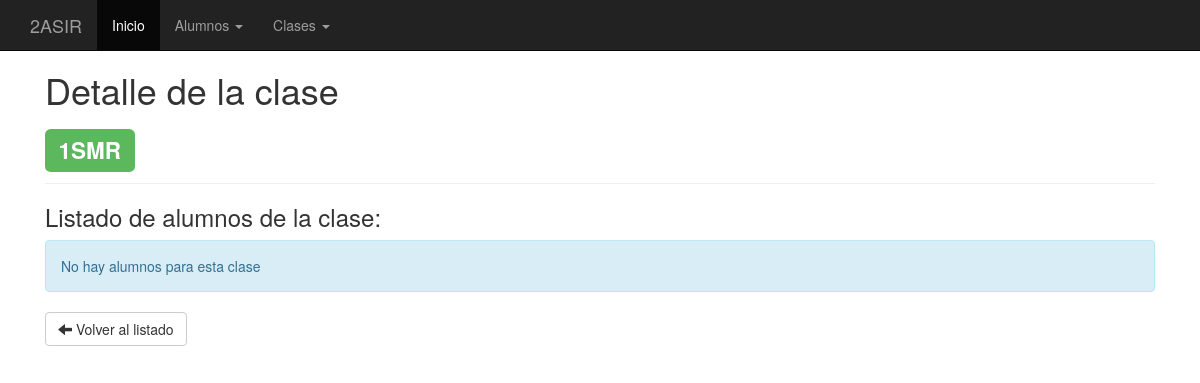
The page /detalle_clase.php?id=1 (signed in) on the database as committed earlier.
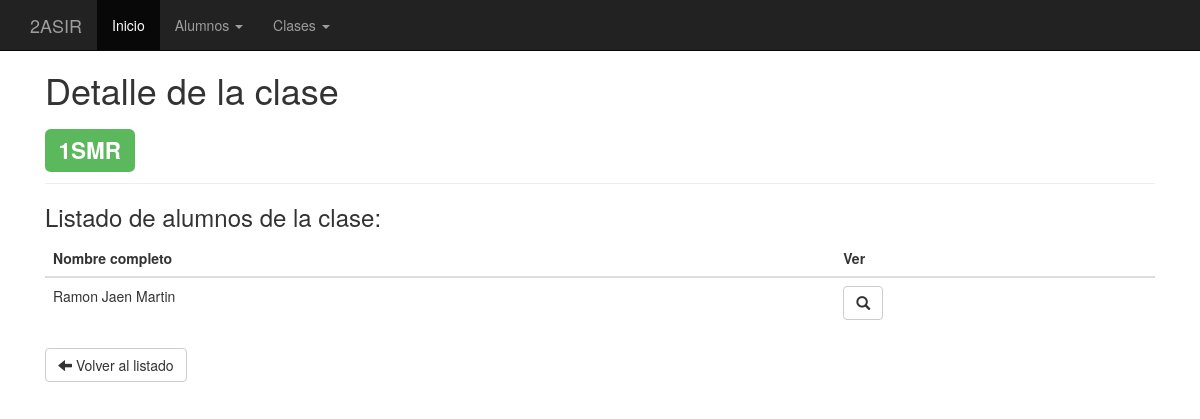
The same page on the database as committed later.
### tables this page shows
CREATE TABLE `alumnos` (
  `id` int(11) unsigned NOT NULL AUTO_INCREMENT,
  `nombreCompleto` varchar(140) NOT NULL DEFAULT '',
  `edad` int(11) DEFAULT NULL,
  `clase` int(10) unsigned DEFAULT NULL,
  PRIMARY KEY (`id`),
  KEY `fk_clase` (`clase`),
  CONSTRAINT `fk_clase` FOREIGN KEY (`clase`) REFERENCES `clases` (`id`) ON DELETE CASCADE ON UPDATE CASCADE
);

### php/bd.php (called while the page is built, shortened)
<?php
  include_once "ez_sql_core.php";
  include_once "ez_sql_mysql.php";
class Bd
{
  public  $conexion;
  private $usuario      = 'root';
  private $password     = 'root';
  private $base_datos   = 'alumnos';
  function __construct()
  {
    $this->conexion = new ezSQL_mysql($this->usuario, $this->password, $this->base_datos,'localhost');
  }
  function get_clase($idClase){
    $consulta = "select * from clases where id=$idClase";
    $clase = $this->conexion->get_row($consulta);
    return $clase;
  }
  function get_alumnos_clase($idClase){
    $consulta = "select * from alumnos where clase=$idClase";
    $alumnos = $this->conexion->get_results($consulta);
    return $alumnos;
  }
}
?>

### php/ez_sql_mysql.php (called while the page is built, shortened)
<?php
	$ezsql_mysql_str = array
	(
		1 => 'Require $dbuser and $dbpassword to connect to a database server',
		2 => 'Error establishing mySQL database connection. Correct user/password? Correct hostname? Database server running?',
		3 => 'Require $dbname to select a database',
		4 => 'mySQL database connection is not active',
		5 => 'Unexpected error while trying to select database'
	);
	class ezSQL_mysql extends ezSQLcore
	{
		var $encoding = false;
		function ezSQL_mysql($dbuser='', $dbpassword='', $dbname='', $dbhost='localhost', $encoding='')
		{
			$this->dbuser = $dbuser;
			$this->dbpassword = $dbpassword;
			$this->dbname = $dbname;
			$this->dbhost = $dbhost;
			$this->encoding = $encoding;
		}
		function connect($dbuser='', $dbpassword='', $dbhost='localhost')
		{
			global $ezsql_mysql_str; $return_val = false;
			if ( ! $dbuser )
			{
				$this->register_error($ezsql_mysql_str[1].' in '.__FILE__.' on line '.__LINE__);
				$this->show_errors ? trigger_error($ezsql_mysql_str[1],E_USER_WARNING) : null;
			}
			else if ( ! $this->dbh = @mysql_connect($dbhost,$dbuser,$dbpassword,true,131074) )
			{
				$this->register_error($ezsql_mysql_str[2].' in '.__FILE__.' on line '.__LINE__);
				$this->show_errors ? trigger_error($ezsql_mysql_str[2],E_USER_WARNING) : null;
			}
			else
			{
				$return_val = true;
			}
			return $return_val;
		}
		function select($dbname='', $encoding='')
		{
			global $ezsql_mysql_str; $return_val = false;
			if ( ! $dbname )
			{
				$this->register_error($ezsql_mysql_str[3].' in '.__FILE__.' on line '.__LINE__);
				$this->show_errors ? trigger_error($ezsql_mysql_str[3],E_USER_WARNING) : null;
			}
			else if ( ! $this->dbh )
			{
				$this->register_error($ezsql_mysql_str[4].' in '.__FILE__.' on line '.__LINE__);
				$this->show_errors ? trigger_error($ezsql_mysql_str[4],E_USER_WARNING) : null;
			}
			else if ( !@mysql_select_db($dbname,$this->dbh) )
			{
				if ( !$str = @mysql_error($this->dbh))
					  $str = $ezsql_mysql_str[5];
				$this->register_error($str.' in '.__FILE__.' on line '.__LINE__);
				$this->show_errors ? trigger_error($str,E_USER_WARNING) : null;
			}
			else
			{
				if ( $encoding == '') $encoding = $this->encoding;
				$return_val = true;
			}
			return $return_val;
		}
		function query($query)
		{
			$return_val = 0;
			$query = trim($query);
			$this->result = @mysql_query($query,$this->dbh);
			if ( preg_match("/^(insert|delete|update|replace|truncate|drop|create|alter|set|lock|unlock)\s+/i",$query) )
			{
				$is_insert = true;
				$this->rows_affected = @mysql_affected_rows($this->dbh);
				if ( preg_match("/^(insert|replace)\s+/i",$query) )
				{
					$this->insert_id = @mysql_insert_id($this->dbh);
				}
				$return_val = $this->rows_affected;
			}
			else
			{
				$is_insert = false;
				$i=0;
				$num_rows=0;
				while ( $row = @mysql_fetch_object($this->result) )
				{
					$num_rows++;
				}
				$this->num_rows = $num_rows;
				$return_val = $this->num_rows;
			}
			return $return_val;
		}
	}

### php/ez_sql_core.php (called while the page is built, shortened)
<?php
	class ezSQLcore
	{
		var $show_errors      = true;
		var $timers           = array();
		function flush()
		{
			$this->last_result = null;
		}
		function get_row($query=null,$output=OBJECT,$y=0)
		{
			if ( $query )
			{
				$this->query($query);
			}
			if ( $output == OBJECT )
			{
				return $this->last_result[$y]?$this->last_result[$y]:null;
			}
			elseif ( $output == ARRAY_A )
			{
				return $this->last_result[$y]?get_object_vars($this->last_result[$y]):null;
			}
			elseif ( $output == ARRAY_N )
			{
				return $this->last_result[$y]?array_values(get_object_vars($this->last_result[$y])):null;
			}
			else
			{
				$this->show_errors ? trigger_error(" \$db->get_row(string query, output type, int offset) -- Output type must be one of: OBJECT, ARRAY_A, ARRAY_N",E_USER_WARNING) : null;
			}
		}
		function get_results($query=null, $output = OBJECT)
		{
			if ( $query )
			{
				$this->query($query);
			}
			if ( $output == OBJECT )
			{
				return $this->last_result;
			}
		}
		function timer_get_cur()
		{
			list($usec, $sec) = explode(" ",microtime());
			return ((float)$usec + (float)$sec);
		}
		function timer_start($timer_name)
		{
			$this->timers[$timer_name] = $this->timer_get_cur();
		}
		function timer_elapsed($timer_name)
		{
			return round($this->timer_get_cur() - $this->timers[$timer_name],2);
		}
	}

### detalle_clase.php (the view, shortened to what the changed rows need)
<?php
  $idClase = $_GET['id'];
  include_once "php/bd.php";
  $bd = new Bd();
  $datos_clase = $bd->get_clase($idClase);
  $alumnos = $bd->get_alumnos_clase($idClase);
?>
<?php include_once "php/header.php"; ?>
    <div class="container">
      <div class="col-sm-12">
        <h1>Detalle de la clase</h1>
        <h2><span class="label label-success"><?php print $datos_clase->nombre; ?></span></h2>
        <hr>
        <h3>Listado de alumnos de la clase:</h3>
        <?php if($alumnos!=NULL) { ?>
          <table class="table">
            <thead>
              <tr>
                <th>Nombre completo</th>
                <th>Ver</th>
              </tr>
            </thead>
            <tbody>
              <?php foreach ($alumnos as $alumno){ ?>
                <tr>
                  <td><?php print $alumno->nombreCompleto; ?></td>
                  <td><a href="detalle_alumno.php?id=<?php print $alumno->id; ?>" class="btn btn-default"><span class="glyphicon glyphicon-search" aria-hidden="true"></span></a></td>
                </tr>
              <?php } ?>
            </tbody>
          </table>
        <?php }else{ ?>
          <div class="alert alert-info">No hay alumnos para esta clase</div>
        <?php } ?>
        <p><a href="lista_clases.php" class="btn btn-default"><span class="glyphicon glyphicon-arrow-left" aria-hidden="true"></span> Volver al listado</a></p>
      </div>
    </div>
<?php include_once "php/footer.php"; ?>

Rows that differ between the two databases and show on the page:
now on this page (row edited): alumnos: nombreCompleto "Ramon Jaen Martin"
Other text that changed with them:
text no longer shown: "No hay alumnos para esta clase"
text now shown: "Nombre completo Ver"
